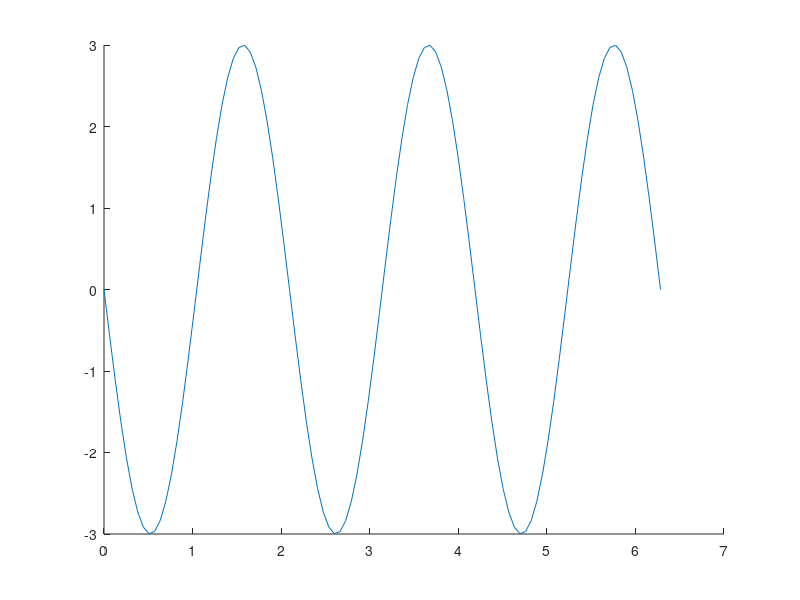

This figure's MATLAB source: (Note: this script raises an error after producing the figure.)
%% Thinking process
% 

%% Solution 
function dplot2()
    % Setting up the x coordinate axes
    xCoord = linspace(0 , 2*pi)
    f =( @(x) cos(3*x) );
    
    % Step 1 solve the derivative by hand
     dy_dx = -3*sin(3*xCoord);
    
    % step 2
    dx = 0.1; % step size
    step2 = [0 : dx : 12];
    step2_y = f(step2);
    Finitediff_Step2 = diff(step2_y) ./ diff(step2);
    Finitediff_Step2(end) = [];
    
    % step 3
    dx2 = 1 % bigger step size
    step3 = [0 : dx2 : 12];
    %solve the finite difference approximates from steps 2 and 3
    hold on
    % plot exact solution

    plot(xCoord , dy_dx)
    % plot approximate from step 2
    fplot( @(x) Finitediff_Step2)
    % plot approximate from step 3
    hold off
end